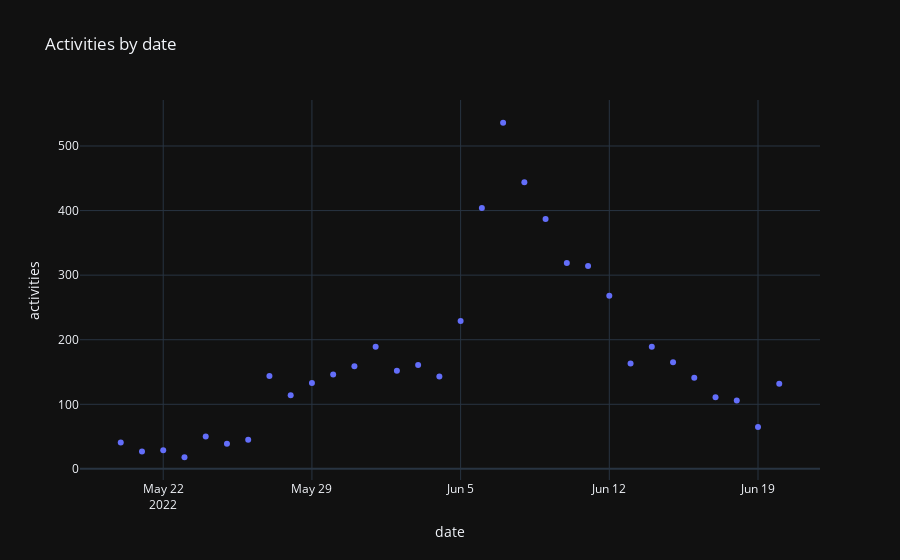

Write notebook code for a chart like this one.
### Code cell
fig = px.scatter(df_acts, x='date', y='activities', title='Activities by date')
fig.show()

### Figure 1 — Plotly figure (JSON) as saved in the notebook; plotly's stock layout.template omitted (floating-point values rounded to 4 significant figures)
{"data": [{"hovertemplate": "date=%{x}<br>activities=%{y}<extra></extra>", "legendgroup": "", "marker": {"color": "#636efa", "symbol": "circle"}, "mode": "markers", "name": "", "orientation": "v", "showlegend": false, "x": ["2022-05-20", "2022-05-21", "2022-05-22", "2022-05-23", "2022-05-24", "2022-05-25", "2022-05-26", "2022-05-27", "2022-05-28", "2022-05-29", "2022-05-30", "2022-05-31", "2022-06-01", "2022-06-02", "2022-06-03", "2022-06-04", "2022-06-05", "2022-06-06", "2022-06-07", "2022-06-08", "2022-06-09", "2022-06-10", "2022-06-11", "2022-06-12", "2022-06-13", "2022-06-14", "2022-06-15", "2022-06-16", "2022-06-17", "2022-06-18", "2022-06-19", "2022-06-20"], "xaxis": "x", "y": [41, 27, 29, 18, 50, 39, 45, 144, 114, 133, 146, 159, 189, 152, 161, 143, 229, 404, 536, 444, 387, 319, 314, 268, 163, 189, 165, 141, 111, 106, 65, 132], "yaxis": "y", "type": "scatter"}], "layout": {"xaxis": {"anchor": "y", "domain": [0.0, 1.0], "title": {"text": "date"}}, "yaxis": {"anchor": "x", "domain": [0.0, 1.0], "title": {"text": "activities"}}, "legend": {"tracegroupgap": 0}, "title": {"text": "Activities by date"}}}
